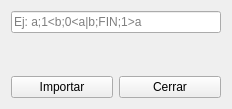
<?xml version="1.0" encoding="UTF-8"?>
<ui version="4.0">
 <class>MachineImporterForm</class>
 <widget class="QWidget" name="MachineImporterForm">
  <property name="geometry">
   <rect>
    <x>0</x>
    <y>0</y>
    <width>232</width>
    <height>109</height>
   </rect>
  </property>
  <property name="windowTitle">
   <string>Form</string>
  </property>
  <layout class="QVBoxLayout" name="verticalLayout">
   <item>
    <widget class="QLineEdit" name="leDeserialize">
     <property name="placeholderText">
      <string>Ej: a;1&lt;b;0&lt;a|b;FIN;1&gt;a</string>
     </property>
    </widget>
   </item>
   <item>
    <spacer name="verticalSpacer">
     <property name="orientation">
      <enum>Qt::Vertical</enum>
     </property>
     <property name="sizeHint" stdset="0">
      <size>
       <width>20</width>
       <height>31</height>
      </size>
     </property>
    </spacer>
   </item>
   <item>
    <layout class="QHBoxLayout" name="horizontalLayout">
     <item>
      <widget class="QPushButton" name="btnImport">
       <property name="text">
        <string>Importar</string>
       </property>
      </widget>
     </item>
     <item>
      <widget class="QPushButton" name="btnClose">
       <property name="text">
        <string>Cerrar</string>
       </property>
      </widget>
     </item>
    </layout>
   </item>
  </layout>
 </widget>
 <resources/>
 <connections/>
</ui>
